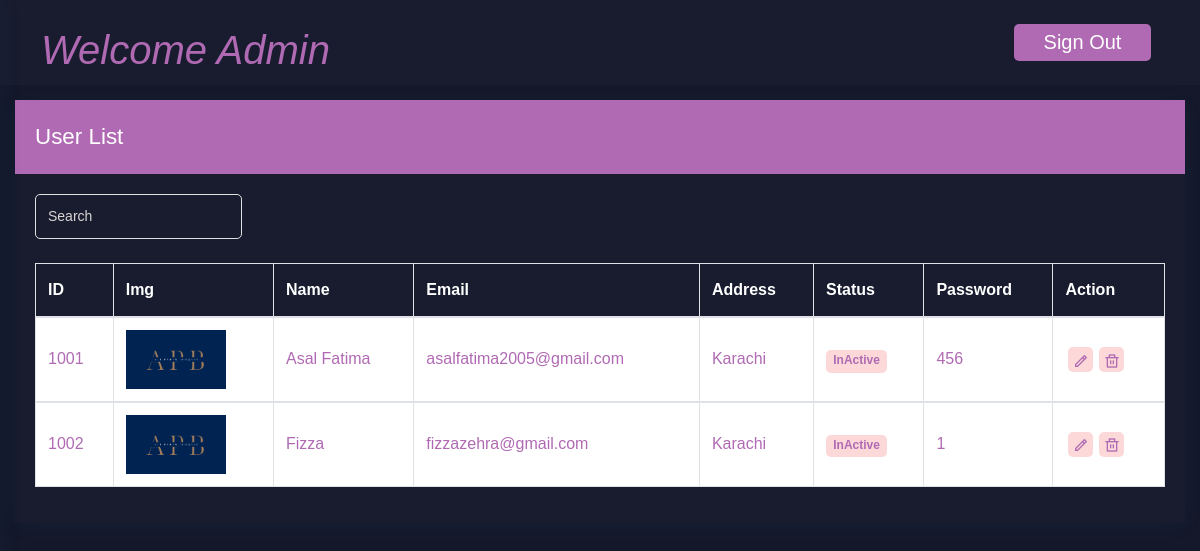
/admin/userlist.php (signed in), run on the app's committed database.
### tables this page shows
CREATE TABLE `register` (
  `id` int(11) NOT NULL,
  `img` varchar(250) NOT NULL,
  `name` varchar(30) NOT NULL,
  `email` varchar(50) NOT NULL,
  `address` varchar(100) NOT NULL,
  `password` varchar(25) NOT NULL,
  `status` varchar(30) NOT NULL
);

### admin/userlist.php (the view, shortened to what this page needs)
<!doctype html>
<html lang="en">
   <head>
      <link rel="stylesheet" href="css/bootstrap.min.css">
      <link rel="stylesheet" href="css/typography.css">
      <link rel="stylesheet" href="css/style.css">
      <link rel="stylesheet" href="css/responsive.css">
   </head>
   <body>
      <div class="wrapper">
   <?php  include"header.php" ?>
   <div id="content-page" class="content-page"  style="background-color: #14182a;">
      <div class="container-fluid">
         <div class="row" >
            <div class="col-sm-12"  >
                  <div class="iq-card" style="background-color: #181c2e;">
                     <div class="iq-card-header d-flex justify-content-between"  style="background-color: #b06ab3;border:#b06ab3;">
                        <div class="iq-header-title">
                           <h4 class="card-title" style="color:white;">User List</h4>
                        </div>
                     </div>
                     <div class="iq-card-body" style="background-color: #181c2e;">
                        <div class="table-responsive">
                           <div class="row justify-content-between">
                              <div class="col-sm-12 col-md-6">
                                 <div id="user_list_datatable_info" class="dataTables_filter">
                                    <form class="mr-3 position-relative">
                                       <div class="form-group mb-0">
                                          <input type="search" class="form-control" id="exampleInputSearch" placeholder="Search" aria-controls="user-list-table">
                                       </div>
                                    </form>
                                 </div>
                              </div>
                           </div>
                           <form method="post">
                           <table id="user-list-table" class="table table-striped table-bordered mt-4" role="grid" aria-describedby="user-list-page-info" style="color:white">
                             <thead>
                                 <tr>
                                    <th>ID</th>
                                    <th>Img</th>
                                    <th>Name</th>
                                    <th>Email</th>
                                    <th>Address</th>
                                    <th>Status</th>
                                    <th>Password</th>
                                    <th>Action</th>
                                 </tr>
                             </thead>
 <?php
$sel = mysqli_query($con,"select * from register");
$row = mysqli_num_rows($sel);
if($row > 0)
{
    while($row = mysqli_fetch_assoc($sel))
{
        ?>
                             <tbody >
                                 <tr>
                                    <td name="id" style="color:#b06ab3;"><?php echo $row['id']?></td>
                                    <td  style="color:#b06ab3;"><img style="width:100px;" src="<?php echo"images/user/".$row['img']?>" > </td>
                                    <td style="color:#b06ab3;"><?php echo $row['name']?></td>
                                    <td style="color:#b06ab3;"><?php echo $row['email']?></td>
                                    <td style="color:#b06ab3;"><?php echo $row['address']?></td>
                                    <td style="color:#b06ab3;"><span class="badge iq-bg-primary"><?php echo $row['status'] ?></span></td>
                                    <td style="color:#b06ab3;"><?php echo $row['password']?></td>
                                    <td>
                                       <div class="d-flex align-items-center list-user-action">
                                          <a class="iq-bg-primary" data-toggle="tooltip" data-placement="top" title="" data-original-title="Edit" href="useredit.php?<?php echo " id=$row[id]&name=$row[name]&email=$row[email]&address=$row[address]&status=$row[status]&pass=$row[password] "?>"><i class="ri-pencil-line"></i></a>
                                          <a class="iq-bg-primary" data-toggle="tooltip" data-placement="top" title="" data-original-title="Delete" href="delete.php"><i class="ri-delete-bin-line"></i></a>
                                       </div>
                                    </td>
                                 </tr>
                                 <?php
}
}
?>
                             </tbody>
                           </table>
</form>
                        </div>
                     </div>
                  </div>
            </div>
         </div>
      </div>
   </div>
   </div>
   </body>
</html>

### admin/header.php (shortened to what this page needs)
<?php
if(isset($_SESSION["name"])==null)
{
header('location:http://localhost/sound/signin.php');
}
else{
  ?>
<!doctype html>
<html lang="en">
<head>
   <link rel="stylesheet" href="css/bootstrap.min.css">
   <link rel="stylesheet" href="css/typography.css">
   <link rel="stylesheet" href="css/style.css">
   <link rel="stylesheet" href="css/variable.css">
   <link rel="stylesheet" href="css/responsive.css">
</head>
<body>
   <div class="wrapper">
      <div class="iq-top-navbar" style="background-color:  #181c2e;">
         <div class="iq-navbar-custom">
            <nav class="navbar navbar-expand-lg navbar-light p-0">
               <div class="collapse navbar-collapse" id="navbarSupportedContent">
                  <ul class="navbar-nav ml-auto navbar-list">
                    <li class="nav-item nav-icon">
                        <h3 style="color: #b06ab3;padding-top:20px;padding-right:800px; font-size: 40px; font-style: italic;"> Welcome <?php echo $_SESSION['name'];  ?></h3>
                    </li>
                     <li class="nav-item nav-icon">
                       <a href="logout.php"> <button style="background-color:#b06ab3;color:white;border:#b06ab3;border-radius:5px;padding-left:30px;padding-right:30px;margin-left:-150px;margin-top:-30px;">Sign Out</button></a>
                    </li>
                  </ul>
               </div>
            </nav>
         </div>
      </div>
      </div>
</body>
</html>
<?php
}
?>

### admin/css/typography.css (style rules this page uses)
body { font-family: 'Poppins', sans-serif;font-weight: 400; font-style: normal; font-size: 16px; line-height: 1.8; padding: 0; margin: 0; color: var(--iq-body-text); background: var(--iq-body-bg); }
a, .btn { -webkit-transition: all 0.5s ease-out 0s; -moz-transition: all 0.5s ease-out 0s; -ms-transition: all 0.5s ease-out 0s; -o-transition: all 0.5s ease-out 0s; transition: all 0.5s ease-out 0s; }
a, button, input, btn { outline: medium none !important; }
a { color: var(--iq-primary); }
h1, h2, h3, h4, h5, h6 { font-family: 'Poppins', sans-serif; font-weight: 500; margin: 0px; line-height: 1.5; color: var(--iq-title-text); }
h3 { font-size: 1.953em; }
h4 { font-size: 1.400em; }
.table-striped tbody tr:nth-of-type(odd) { background: var(--iq-body-bg); }
.form-control { height: 45px; line-height: 45px; background: transparent; border: 1px solid var(--iq-border-light); font-size: 14px; color: var(--iq-secondary); border-radius: 5px; }
.table td, .table th { vertical-align: middle; }
.iq-bg-primary { background: var(--iq-light-primary) !important; color: var(--iq-primary) !important; }
.iq-card { background: var(--iq-light-card); -webkit-border-radius: 15px; -moz-border-radius: 15px; border-radius: 15px; margin-bottom: 30px; border: none; -webkit-box-shadow: 0px 4px 20px 0px rgba(44, 101, 144, 0.1); box-shadow: 0px 4px 20px 0px rgba(44, 101, 144, 0.1); }
.iq-card-body { padding: 20px; }
.iq-card .iq-card-header { padding:20px; -ms-flex-align: center !important; align-items: center !important;border-bottom: 1px solid var(--iq-border-light); }
.iq-card .iq-card-header .iq-header-title { display: inline-block; align-self: center !important; }
.iq-card .iq-card-header .iq-header-title .card-title { margin-bottom: 0; }

### admin/css/responsive.css (style rules this page uses)
@media (max-width:1299px) { .content-page, body.sidebar-main .content-page { margin-left: 0; padding: 100px 0 100px; } }
@media (max-width:1299px) { .iq-top-navbar, body.sidebar-main .iq-top-navbar { width: auto; left: 0; right: 0; padding-left: 15px; } }

### admin/css/variable.css (style rules this page uses)
:root { --iq-title-text: #222428; --iq-body-text:#4a525f; --iq-body-header:#FBFCFF; --iq-body-bg: #ffffff; --iq-primary: #b06ab3; --iq-secondary: #a09e9e; --iq-success: #1ee2ac; --iq-warning: #ffdd31; --iq-danger: #b06ab3; --iq-info: #00d0ff; --iq-dark: #01041b; --iq-light: #ccced2; --iq-white: #ffffff; --iq-black: #4a525f; --iq-gray: #c2c2c2; --iq-close: #b06ab3; --iq-search: #b4a4ff; --iq-light-primary: #fcd9d8; --iq-light-secondary: #f1f2f1; --iq-light-success: #e1fff7; --iq-light-danger: #ffe4dc; --iq-light-warning: #fefaee; --iq-light-info: #f4f0ff; --iq-light-dark: #f0efef; --iq-light-close: #ffdbdb; --iq-light-menu: #9f8bf6; --iq-light-search: #5b43c7; --iq-light-hover: #b8b9bc; --iq-primary-hover: #b06ab3; --iq-secondary-hover: #5b5959; --iq-success-hover: #0ce1a6; --iq-danger-hover: #b06ab3; --iq-warning-hover: #ffdb23; --iq-info-hover: #03b6de; --iq-dark-hover: #00020f; --iq-border-light: #DFDFDF; --iq-border-danger: #b06ab3; --iq-light-card: #ffffff; --iq-primary-rgb: 100, 114, 248; --iq-border-radius:0px 15px; --iq-bg-gray:#f8f8fd; --iq-hover:#b06ab3; --iq-color1: #4e37b2; --iq-color2: #02d871; --iq-color3: #309cf3; --iq-color4: #ff00ff; --iq-color5: #b06ab3; --iq-color6: #00ced1; --iq-color7: #b06ab3; --iq-color8: #fde117; --iq-color9: #b06ab3; --iq-color10: #88028c; --iq-color11: #00d5ab; --iq-color12: #ce9252; --iq-color13: #f9ae02; --iq-color14: #1e7fe4; --iq-color15: #006400; --iq-color16:#b06ab3; --iq-color17: #81bf02; --iq-color18: #99a7ca; --iq-color19: #3d2a26; --iq-color20: #a0746b; }

### data on the page
register: id "1001", img (picture), name "Asal Fatima", email "asalfatima2005@gmail.com", address "Karachi", status "InActive", password "456"
register: id "1002", img (picture), name "Fizza", email "fizzazehra@gmail.com", address "Karachi", status "InActive", password "1"

### other printed values
$_SESSION['name'] "Admin"
